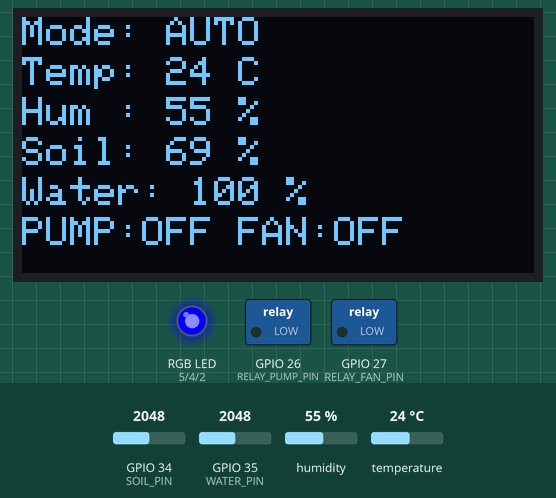
This sketch was run on a simulated ESP32. Shown: 128×64 one-colour display, switched loads named in the sketch (green lamp = pin HIGH), an RGB LED mixed from three pins (HIGH = lit). Inputs (shaded band) come from the test bench; at power-on: humidity 55 %, GPIO 34 (SOIL_PIN) = 2048, GPIO 35 (WATER_PIN) = 2048, temperature 24 °C (analog values on the 0–4095 scale). WiFi joins after 1.5 s; servers stay silent unless stated; what the sketch prints to the serial monitor is not drawn.

Above: at 7.0 s.
7.1 s: humidity set to 58 %
10.4 s: humidity set to 61 %
At 12.6 s:
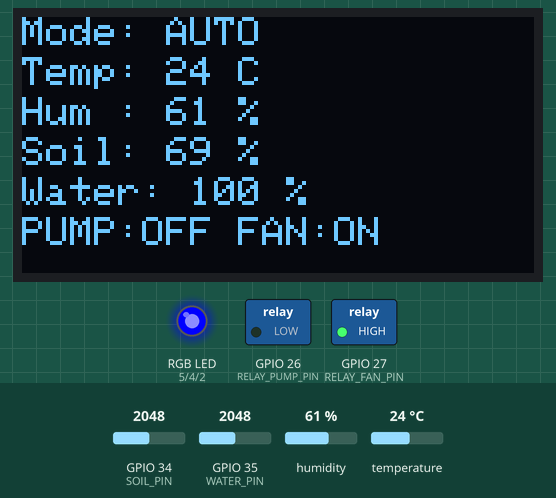
12.9 s: GPIO 34 (SOIL_PIN) set to 3757
At 14.6 s:
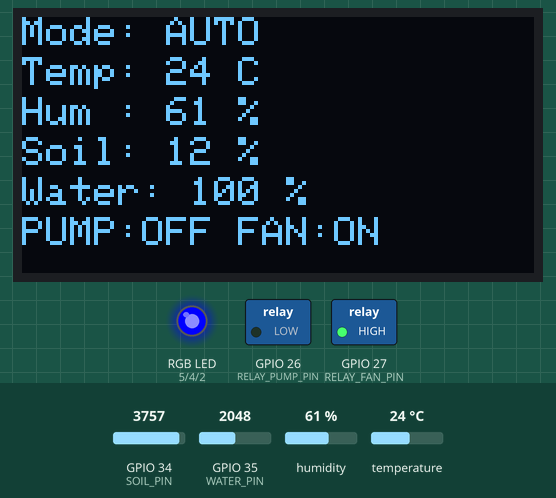
15.4 s: GPIO 34 (SOIL_PIN) set to 3874
At 17.6 s:
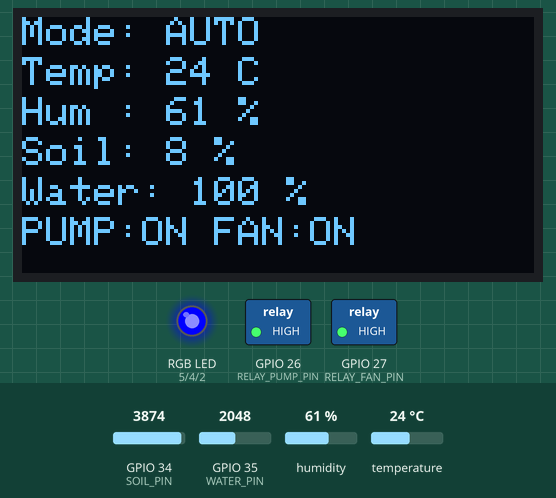
17.9 s: humidity set to 22 %
At 19.6 s:
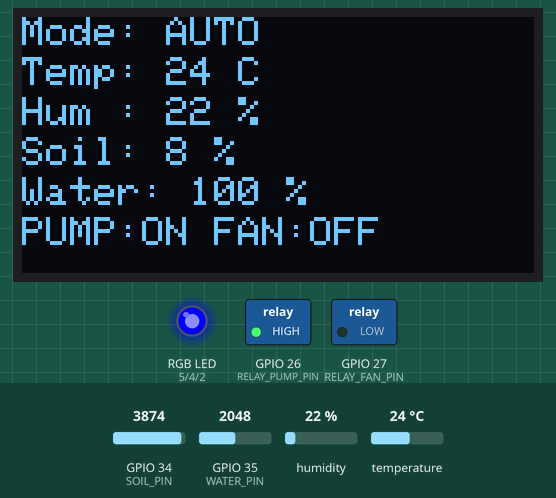
20.4 s: humidity set to 68 %
At 22.7 s:
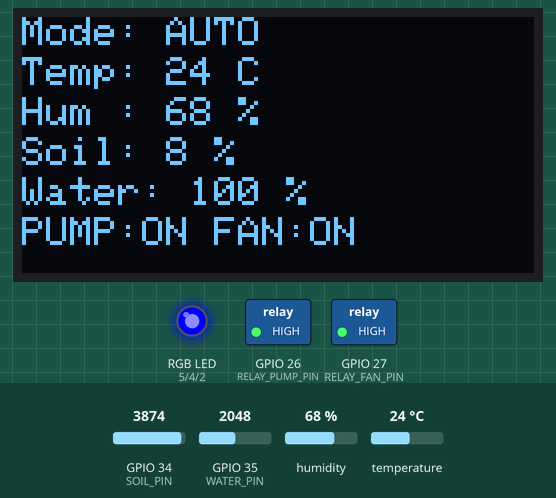
Timing chart, 0 to 23.9 s (numbered marks = the images above; inputs shaded):
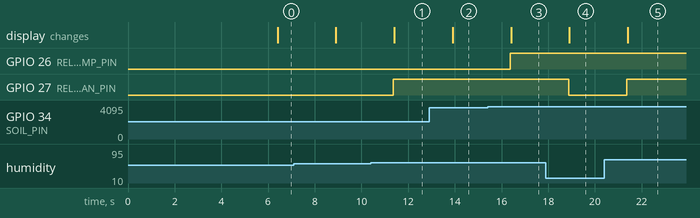

Measured:
- the behaviour switches between 59 and 60 % on humidity (found by bisection; images 0 and 1)
- the behaviour switches between 3825 and 3826 on GPIO 34 (SOIL_PIN) (found by bisection; images 2 and 3)
- after the input at 10.4 s, GPIO 27 (RELAY_FAN_PIN): LOW → HIGH after 0.97 s; the display: changes after 1.0 s (image 1)
- after the input at 12.9 s, the display: changes after 1.0 s (image 2)
- after the input at 15.4 s, GPIO 26 (RELAY_PUMP_PIN): LOW → HIGH after 0.97 s; the display: changes after 1.0 s (image 3)
- after the input at 17.9 s, GPIO 27 (RELAY_FAN_PIN): HIGH → LOW after 0.97 s; the display: changes after 1.0 s (image 4)
- after the input at 20.4 s, GPIO 27 (RELAY_FAN_PIN): LOW → HIGH after 0.97 s; the display: changes after 1.0 s (image 5)

The sketch:

SmartFarm.ino
```cpp
#define BLYNK_PRINT Serial
#define BLYNK_TEMPLATE_ID "TMPL6IuJYZ_uk"
#define BLYNK_TEMPLATE_NAME "Smart Farm"
#define BLYNK_AUTH_TOKEN "Ld40FU6Eb64DWWLov7PLMkVgdeCqR758"
#include <WiFi.h>
#include <WiFiClient.h>
#include <BlynkSimpleEsp32.h>
#include <Wire.h>
#include <Adafruit_GFX.h>
#include <Adafruit_SSD1306.h>
#include <DHT.h>
#include <math.h>
// ================= WIFI =================
char ssid[] = "Rungkub";
char pass[] = "12345678";
// ================= OLED =================
#define SCREEN_WIDTH 128
#define SCREEN_HEIGHT 64
#define OLED_RESET -1
#define OLED_SDA 21
#define OLED_SCL 22
Adafruit_SSD1306 display(
  SCREEN_WIDTH,
  SCREEN_HEIGHT,
  &Wire,
  OLED_RESET
);
// ================= SENSOR PINS =================
#define SOIL_PIN 34
#define WATER_PIN 35
#define DHT_PIN 33
#define DHTTYPE DHT22
DHT dht(DHT_PIN, DHTTYPE);
// ================= RELAY PINS =================
#define RELAY_PUMP_PIN 26
#define RELAY_FAN_PIN 27
// ================= RGB LED =================
#define RGB_RED_PIN   5
#define RGB_GREEN_PIN 4
#define RGB_BLUE_PIN  2
// true  = common cathode (HIGH = on)
// false = common anode   (LOW  = on)
#define RGB_COMMON_CATHODE true
// ================= BLYNK VIRTUAL PINS =================
#define VPIN_SOIL_MOISTURE V0
#define VPIN_HUMIDITY      V1
#define VPIN_WATER_LEVEL   V2
#define VPIN_PUMP_SWITCH   V3
#define VPIN_SW_MODE       V5
#define VPIN_TEMP          V6
#define VPIN_FAN_SWITCH    V7
// ================= CALIBRATION =================
// Soil moisture
// Raw 1100 = Wet
// Raw 4095 = Dry
const int SOIL_AIR_VALUE = 4095;
const int SOIL_WATER_VALUE = 1100;
// Water level
// Raw 493 = 0%
// Raw 735 = 100%
const int WATER_MIN_VALUE = 150;
const int WATER_MAX_VALUE = 820;
// ================= THRESHOLDS =================
const int SOIL_LOW_THRESHOLD = 10;
const int WATER_LOW_THRESHOLD = 35;
const int HUMIDITY_THRESHOLD = 60;
// ================= SYSTEM VARIABLES =================
bool isManualMode = false;
bool pumpState = false;
bool fanState = false;
bool isWaterLowNotified = false;
BlynkTimer timer;
// ==================================================
// READ SOIL MOISTURE
// Print Raw ADC and mapped percentage
// ==================================================
int readSoilMoisturePercent() {
  int rawValue = analogRead(SOIL_PIN);
  int percent = map(
    rawValue,
    SOIL_WATER_VALUE,
    SOIL_AIR_VALUE,
    100,
    0
  );
  percent = constrain(percent, 0, 100);
  Serial.print("Soil Moisture | Raw: ");
  Serial.print(rawValue);
  Serial.print(" | Map: ");
  Serial.print(percent);
  Serial.println("%");
  return percent;
}
// ==================================================
// READ WATER LEVEL
// Print Raw ADC and mapped percentage
// ==================================================
int readWaterLevelPercent() {
  int rawValue = analogRead(WATER_PIN);
  int percent = map(
    rawValue,
    WATER_MIN_VALUE,
    WATER_MAX_VALUE,
    0,
    100
  );
  percent = constrain(percent, 0, 100);
  Serial.print("Water Level   | Raw: ");
  Serial.print(rawValue);
  Serial.print(" | Map: ");
  Serial.print(percent);
  Serial.println("%");
  return percent;
}
// ==================================================
// CONTROL PUMP
// ==================================================
void controlPump(bool state) {
  pumpState = state;
  digitalWrite(
    RELAY_PUMP_PIN,
    state ? HIGH : LOW
  );
}
// ==================================================
// CONTROL FAN
// ==================================================
void controlFan(bool state) {
  fanState = state;
  digitalWrite(
    RELAY_FAN_PIN,
    state ? HIGH : LOW
  );
}
// ==================================================
// UPDATE OLED
// ==================================================
void updateOLED(
  float temp,
  float humidity,
  int soil,
  int water
) {
  display.clearDisplay();
  display.setTextSize(1);
  display.setTextColor(SSD1306_WHITE);
  // Mode
  display.setCursor(0, 0);
  display.print("Mode: ");
  display.println(isManualMode ? "MANUAL" : "AUTO");
  // Temperature
  display.setCursor(0, 10);
  display.print("Temp: ");
  if (isnan(temp)) {
    display.println("Error");
  } else {
    display.print((int)round(temp));
    display.println(" C");
  }
  // Humidity
  display.setCursor(0, 20);
  display.print("Hum : ");
  if (isnan(humidity)) {
    display.println("Error");
  } else {
    display.print((int)round(humidity));
    display.println(" %");
  }
  // Soil moisture
  display.setCursor(0, 30);
  display.print("Soil: ");
  display.print(soil);
  display.println(" %");
  // Water level
  display.setCursor(0, 40);
  display.print("Water: ");
  display.print(water);
  display.println(" %");
  // Pump and fan status
  display.setCursor(0, 50);
  display.print("PUMP:");
  display.print(pumpState ? "ON" : "OFF");
  display.print(" FAN:");
  display.print(fanState ? "ON" : "OFF");
  display.display();
}
// ==================================================
// READ SENSORS AND PROCESS SYSTEM
// ==================================================
void processSystemData() {
  // Read DHT22
  float humidity = dht.readHumidity();
  float tempC = dht.readTemperature();
  // Read soil and water sensors
  // These functions also print Raw and Map to Serial
  int soilPercent = readSoilMoisturePercent();
  int waterPercent = readWaterLevelPercent();
  bool dhtValid = !isnan(humidity) && !isnan(tempC);
  // ================= BLYNK SENSOR DATA =================
  if (dhtValid) {
    Blynk.virtualWrite(
      VPIN_TEMP,
      (int)round(tempC)
    );
    Blynk.virtualWrite(
      VPIN_HUMIDITY,
      (int)round(humidity)
    );
  } else {
    Serial.println("DHT22 sensor read error!");
  }
  Blynk.virtualWrite(
    VPIN_SOIL_MOISTURE,
    soilPercent
  );
  Blynk.virtualWrite(
    VPIN_WATER_LEVEL,
    waterPercent
  );
  // ================= WATER LEVEL ALERT =================
  if (
    waterPercent < WATER_LOW_THRESHOLD &&
    !isWaterLowNotified
  ) {
    Blynk.logEvent(
      "waterlow",
      "Warning: Water level is below 35%!"
    );
    isWaterLowNotified = true;
    Serial.println("WARNING: Water level is below 35%!");
  }
  // Reset alert when water level reaches 25% or more
  else if (
    waterPercent >= WATER_LOW_THRESHOLD + 5 &&
    isWaterLowNotified
  ) {
    isWaterLowNotified = false;
    Serial.println("Water level has returned to normal.");
  }
  // ================= AUTOMATIC MODE =================
  if (!isManualMode) {
    // Fan ON when humidity >= 60%
    if (dhtValid) {
      controlFan(humidity >= HUMIDITY_THRESHOLD);
    }
    // Pump ON when soil moisture < 10%
    controlPump(soilPercent < SOIL_LOW_THRESHOLD);
    // Update Blynk switches to reflect actual states
    Blynk.virtualWrite(
      VPIN_PUMP_SWITCH,
      pumpState ? 1 : 0
    );
    Blynk.virtualWrite(
      VPIN_FAN_SWITCH,
      fanState ? 1 : 0
    );
  }
  // ================= SERIAL SUMMARY =================
  Serial.println();
  Serial.println("========== SMART FARM ==========");
  Serial.print("Mode: ");
  Serial.println(isManualMode ? "MANUAL" : "AUTO");
  Serial.print("Temperature: ");
  if (dhtValid) {
    Serial.print((int)round(tempC));
    Serial.println(" C");
  } else {
    Serial.println("Error");
  }
  Serial.print("Humidity: ");
  if (dhtValid) {
    Serial.print((int)round(humidity));
    Serial.println(" %");
  } else {
    Serial.println("Error");
  }
  Serial.print("Soil Moisture Map: ");
  Serial.print(soilPercent);
  Serial.println("%");
  Serial.print("Water Level Map: ");
  Serial.print(waterPercent);
  Serial.println("%");
  Serial.print("Pump: ");
  Serial.println(pumpState ? "ON" : "OFF");
  Serial.print("Fan: ");
  Serial.println(fanState ? "ON" : "OFF");
  Serial.println("================================");
  Serial.println();
  // Update OLED
  updateOLED(
    tempC,
    humidity,
    soilPercent,
    waterPercent
  );
}
// ==================================================
// BLYNK CONNECTED
// ==================================================
BLYNK_CONNECTED() {
  Blynk.syncVirtual(VPIN_SW_MODE);
  Blynk.syncVirtual(VPIN_PUMP_SWITCH);
  Blynk.syncVirtual(VPIN_FAN_SWITCH);
}
// ==================================================
// BLYNK MODE SWITCH
// V5: 0 = MANUAL, 1 = AUTO
// ==================================================
BLYNK_WRITE(VPIN_SW_MODE) {
  int modeVal = param.asInt();
  isManualMode = (modeVal == 0);
  Serial.print("Mode Changed to: ");
  Serial.println(isManualMode ? "MANUAL" : "AUTO");
  if (isManualMode) {
    // Stop devices when entering manual mode
    controlPump(false);
    controlFan(false);
    Blynk.virtualWrite(VPIN_PUMP_SWITCH, 0);
    Blynk.virtualWrite(VPIN_FAN_SWITCH, 0);
  }
}
// ==================================================
// BLYNK PUMP SWITCH
// V3: Manual pump control
// ==================================================
BLYNK_WRITE(VPIN_PUMP_SWITCH) {
  int state = param.asInt();
  if (isManualMode) {
    controlPump(state == 1);
    Serial.print("Manual Pump: ");
    Serial.println(pumpState ? "ON" : "OFF");
  } else {
    // Prevent manual override in AUTO mode
    Blynk.virtualWrite(
      VPIN_PUMP_SWITCH,
      pumpState ? 1 : 0
    );
  }
}
// ==================================================
// BLYNK FAN SWITCH
// V7: Manual fan control
// ==================================================
BLYNK_WRITE(VPIN_FAN_SWITCH) {
  int state = param.asInt();
  if (isManualMode) {
    controlFan(state == 1);
    Serial.print("Manual Fan: ");
    Serial.println(fanState ? "ON" : "OFF");
  } else {
    // Prevent manual override in AUTO mode
    Blynk.virtualWrite(
      VPIN_FAN_SWITCH,
      fanState ? 1 : 0
    );
  }
}
// ==================================================
// SETUP
// ==================================================
void setup() {
  Serial.begin(115200);
  // ESP32 ADC resolution: 12-bit (0–4095)
  analogReadResolution(12);
  // Configure relay pins
  pinMode(RELAY_PUMP_PIN, OUTPUT);
  pinMode(RELAY_FAN_PIN, OUTPUT);
  // Start with devices OFF
  controlPump(false);
  controlFan(false);
  // ================= RGB LED: BLUE =================
  pinMode(RGB_RED_PIN, OUTPUT);
  pinMode(RGB_GREEN_PIN, OUTPUT);
  pinMode(RGB_BLUE_PIN, OUTPUT);
  const uint8_t RGB_ON  = RGB_COMMON_CATHODE ? HIGH : LOW;
  const uint8_t RGB_OFF = RGB_COMMON_CATHODE ? LOW : HIGH;
  digitalWrite(RGB_RED_PIN, RGB_OFF);
  digitalWrite(RGB_GREEN_PIN, RGB_OFF);
  digitalWrite(RGB_BLUE_PIN, RGB_ON);
  // Start I2C for OLED
  Wire.begin(OLED_SDA, OLED_SCL);
  // Initialize OLED
  if (!display.begin(
        SSD1306_SWITCHCAPVCC,
        0x3C
      )) {
    Serial.println("OLED initialization failed!");
  } else {
    display.clearDisplay();
    display.setTextSize(1);
    display.setTextColor(SSD1306_WHITE);
    display.setCursor(0, 20);
    display.println("Smart Farm");
    display.println("Connecting WiFi...");
    display.display();
  }
  // Start DHT22
  dht.begin();
  delay(2000);
  // Connect to Blynk and Wi-Fi
  Serial.println("Connecting to Blynk...");
  Blynk.begin(
    BLYNK_AUTH_TOKEN,
    ssid,
    pass
  );
  Serial.println("Blynk connected!");
  // Read sensors every 2.5 seconds
  timer.setInterval(
    2500L,
    processSystemData
  );
}
// ==================================================
// LOOP
// ==================================================
void loop() {
  Blynk.run();
  timer.run();
}
```
